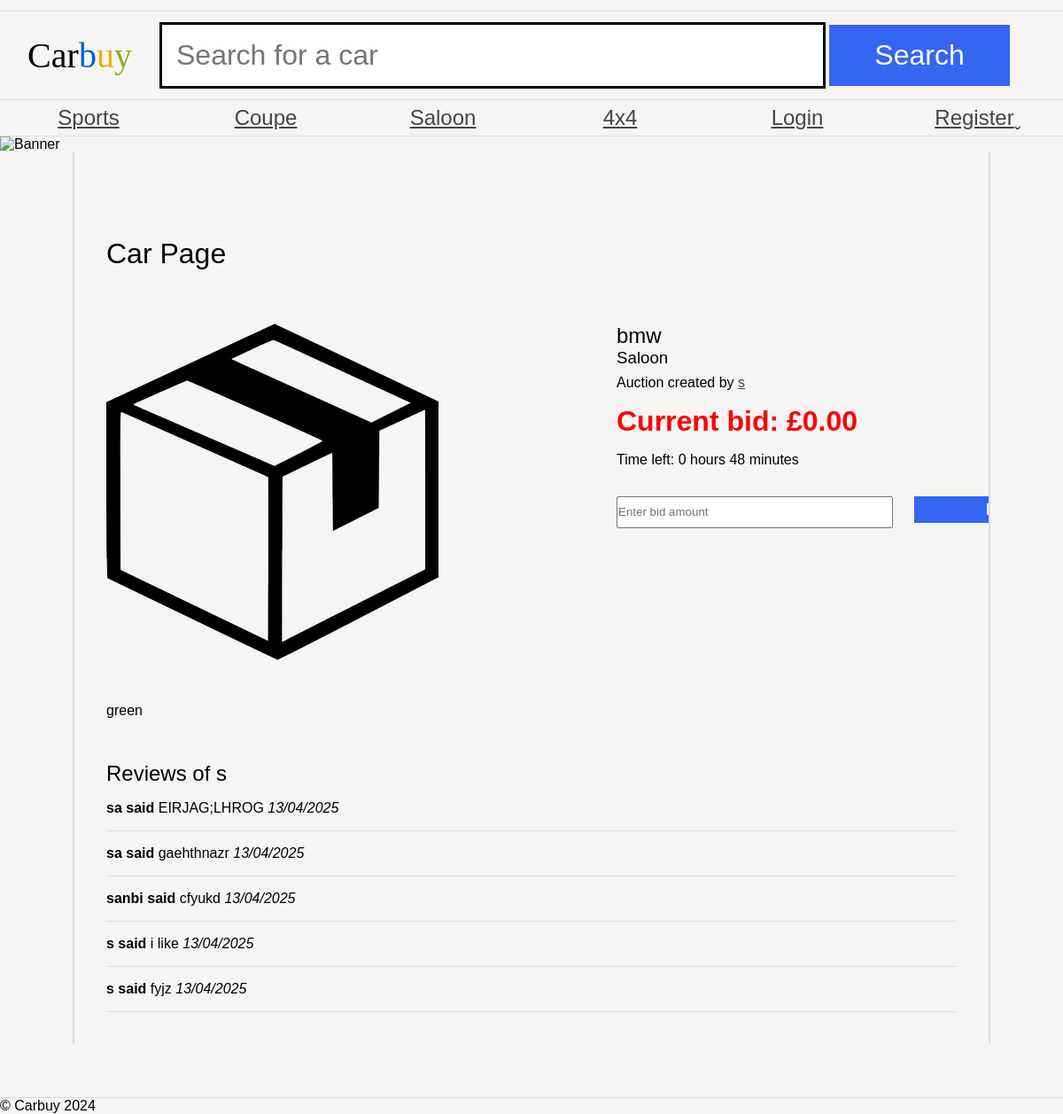
/as1/public/auction.php?id=3, run on the app's committed database.
### tables this page shows
CREATE TABLE `category` (
  `id` int(11) NOT NULL AUTO_INCREMENT,
  `name` varchar(255) NOT NULL,
  PRIMARY KEY (`id`)
);

CREATE TABLE `auction` (
  `id` int(11) NOT NULL AUTO_INCREMENT,
  `title` varchar(255) NOT NULL,
  `description` text NOT NULL,
  `categoryId` int(11) NOT NULL,
  `endDate` datetime NOT NULL,
  `userId` int(11) NOT NULL,
  PRIMARY KEY (`id`),
  KEY `categoryId` (`categoryId`),
  KEY `userId` (`userId`),
  CONSTRAINT `auction_ibfk_1` FOREIGN KEY (`categoryId`) REFERENCES `category` (`id`),
  CONSTRAINT `auction_ibfk_2` FOREIGN KEY (`userId`) REFERENCES `user` (`id`)
);

CREATE TABLE `user` (
  `id` int(11) NOT NULL AUTO_INCREMENT,
  `email` varchar(255) NOT NULL,
  `password` varchar(255) NOT NULL,
  `name` varchar(255) NOT NULL,
  `is_admin` tinyint(4) DEFAULT 0,
  PRIMARY KEY (`id`),
  UNIQUE KEY `email` (`email`)
);

CREATE TABLE `review` (
  `id` int(11) NOT NULL AUTO_INCREMENT,
  `reviewText` text NOT NULL,
  `userId` int(11) NOT NULL,
  `reviewedUserId` int(11) NOT NULL,
  `datePosted` datetime DEFAULT current_timestamp(),
  PRIMARY KEY (`id`),
  KEY `userId` (`userId`),
  KEY `reviewedUserId` (`reviewedUserId`),
  CONSTRAINT `review_ibfk_1` FOREIGN KEY (`userId`) REFERENCES `user` (`id`),
  CONSTRAINT `review_ibfk_2` FOREIGN KEY (`reviewedUserId`) REFERENCES `user` (`id`)
);

### as1/public/auction.php (the view, shortened to what this page needs)
<?php
$db = getDbConnection();
$auctionId = $_GET['id'] ?? null;
$stmt = $db->prepare("SELECT a.*, c.name AS categoryName, u.name AS userName, u.id AS userId
                     FROM auction a
                     JOIN category c ON a.categoryId = c.id
                     JOIN user u ON a.userId = u.id
                     WHERE a.id = ?");
$stmt->execute([$auctionId]);
$auction = $stmt->fetch(PDO::FETCH_ASSOC);
$reviewsStmt = $db->prepare("SELECT r.*, u.name AS reviewerName
                            FROM review r
                            JOIN user u ON r.userId = u.id
                            WHERE r.reviewedUserId = ?");
$reviewsStmt->execute([$auction['userId']]);
$reviews = $reviewsStmt->fetchAll(PDO::FETCH_ASSOC);
$highestBidStmt = $db->prepare("SELECT MAX(amount) as highestBid FROM bid WHERE auctionId = ?");
$highestBidStmt->execute([$auctionId]);
$highestBid = $highestBidStmt->fetch(PDO::FETCH_ASSOC)['highestBid'];
$endDate = new DateTime($auction['endDate']);
$now = new DateTime();
$interval = $now->diff($endDate);
$timeLeft = $interval->format('%h hours %i minutes');
$categories = $db->query("SELECT * FROM category")->fetchAll(PDO::FETCH_ASSOC);
?>
<!DOCTYPE html>
<html>
<head>
    <link rel="stylesheet" href="carbuy.css" />
</head>
<body>
    <header>
        <h1><span class="C">C</span><span class="a">a</span><span class="r">r</span><span class="b">b</span><span class="u">u</span><span class="y">y</span></h1>
        <form action="search.php" method="GET">
            <input type="text" name="search" placeholder="Search for a car" />
            <input type="submit" name="submit" value="Search" />
        </form>
    </header>
    <nav>
        <ul>
            <?php
            $mainCategories = array_slice($categories, 0, 7);
            foreach ($mainCategories as $category): ?>
                <li><a class="categoryLink" href="category.php?id=<?php echo $category['id']; ?>"><?php echo htmlspecialchars($category['name']); ?></a></li>
            <?php endforeach; ?>
            <?php if (isset($_SESSION['user_id'])): ?>
                <li><a href="addAuction.php">Add Auction</a></li>
                <li><a href="logout.php">Logout</a></li>
            <?php else: ?>
                <li><a href="login.php">Login</a></li>
                <li><a href="register.php">Register</a></li>
            <?php endif; ?>
        </ul>
    </nav>
    <img src="banners/1.jpg" alt="Banner" />
    <main>
        <h1>Car Page</h1>
        <article class="car">
            <img src="car.png" alt="<?php echo htmlspecialchars($auction['title']); ?>">
            <section class="details">
                <h2><?php echo htmlspecialchars($auction['title']); ?></h2>
                <h3><?php echo htmlspecialchars($auction['categoryName']); ?></h3>
                <p>Auction created by <a href="userReviews.php?userId=<?php echo $auction['userId']; ?>"><?php echo htmlspecialchars($auction['userName']); ?></a></p>
                <p class="price">Current bid: £<?php echo $highestBid ?: '0.00'; ?></p>
                <time>Time left: <?php echo $timeLeft; ?></time>
                <form action="auction.php?id=<?php echo $auctionId; ?>" method="POST" class="bid">
                    <input type="text" name="bid" placeholder="Enter bid amount" required />
                    <input type="submit" value="Place bid" />
                </form>
            </section>
            <section class="description">
                <p><?php echo htmlspecialchars($auction['description']); ?></p>
            </section>
            <section class="reviews">
                <h2>Reviews of <?php echo htmlspecialchars($auction['userName']); ?></h2>
                <ul>
                    <?php foreach ($reviews as $review): ?>
                        <li>
                            <strong><?php echo htmlspecialchars($review['reviewerName']); ?> said </strong>
                            <?php echo htmlspecialchars($review['reviewText']); ?>
                            <em>
                                <?php
                                if ($review['datePosted']) {
                                    $reviewDate = new DateTime($review['datePosted']);
                                    echo $reviewDate->format('d/m/Y');
                                } else {
                                    echo 'Date unavailable';
                                }
                                ?>
                            </em>
                        </li>
                    <?php endforeach; ?>
                </ul>
            </section>
        </article>
    </main>
    <footer>
        © Carbuy 2024
    </footer>
</body>
</html>

### as1/public/carbuy.css (style rules this page uses)
* { margin: 0; padding: 0; }
body { font-family: "Oxygen-Regular", sans-serif; background-color: #f6f5f4; max-width: 100vw; overflow-x: hidden; }
h1, h2, h3, h4 { font-weight: normal; }
a, a:visited { color: #444; }
header { margin-top: 1vw; font-family: "Univers-Light-Normal"; display: grid; grid-template-columns: 15% 85%; align-items: center; padding-top: 1vw; padding-bottom: 1vw; border-top: 1px solid #ddd; border-bottom: 1px solid #ddd; }
header h1 { text-align: center; font-size: 2.5em; }
form { display: block; }
header form input[type="text"] { border: 3px solid black; font-size: 2em; padding: 0.5em; width: 70%; }
body > img { width: 100vw; height:40vw; }
header form input[type="submit"] { background-color: #3665f3; color: white; width: 20%; font-size: 2em; padding: 0.5em; cursor: pointer; border: 0; }
header .b { color: #0063d1; }
header .u { color: #f4ae01; }
header .y { color: #85b716; }
body > nav { border-bottom: 1px solid #ddd; }
body > nav ul li:last-child a:after { content: "ˬ"; position: absolute; }
body > nav ul { display: flex; width: 100vw; list-style-type: none; }
body > nav ul li { flex: 1; }
body > nav ul li a { display: block; text-align: center; padding-top: 0.5vw; padding-bottom: 0.5vw; font-size: 1.5em; }
p.price { display: block; text-align: right; font-weight: bold; font-size: 2em; }
main { padding: 3vw; display: block; overflow: hidden; width: 80vw; margin: auto; border-left: 2px solid #ddd; border-right: 2px solid #ddd; }
article.car { display: grid; grid-template-columns: 60% 40%; grid-template-areas: "img details" "description description" "reviews reviews"; }
article.car img { grid-area: img; }
main h1 { margin-top: 5vw; margin-bottom: 5vw; }
article .details { grid-area: details; }
article .reviews { grid-area: reviews; }
.reviews ul { list-style-type: none; }
.reviews li { padding-top: 1em; padding-bottom: 1em; border-bottom: 1px solid #ddd; }
article .description { grid-area: description; padding-top: 3em; padding-bottom: 3em; }
.price { color: red; }
article.car .price { text-align: left; }
footer { margin-top: 5vw; border-top: 1px solid #ddd; }
time { display: block; margin: 1em 0; }
main form { display: flex; flex-wrap: wrap; width: 50vw; }
.details p { margin-top: 0.5em; }
main form label, main form input { flex-grow: 1; width: 20vw; margin-bottom: 1em; margin-right: 2vw; margin-left: 2vw; }
.bid { margin-top: 2em; padding: 0; }
.bid input { margin-left: 0; }
main form input[type="submit"] { background-color: #3665f3; color: white; flex-grow: 0; margin-left: auto; font-size: 1.2em; padding: 0.2em; cursor: pointer; border: 0; }

### data on the page
category: name "Sports"
category: name "Coupe"
category: name "Saloon"
category: name "4x4"
auction: title "bmw", categoryId.name "Saloon", userId.name "s", description "green"
review: userId.name "sa", reviewText "EIRJAG;LHROG", datePosted "13/04/2025"
review: userId.name "sa", reviewText "gaehthnazr", datePosted "13/04/2025"
review: userId.name "sanbi", reviewText "cfyukd", datePosted "13/04/2025"
review: userId.name "s", reviewText "i like", datePosted "13/04/2025"
review: userId.name "s", reviewText "fyjz", datePosted "13/04/2025"

### other printed values
$highestBid ?: '0.00' "0.00"
